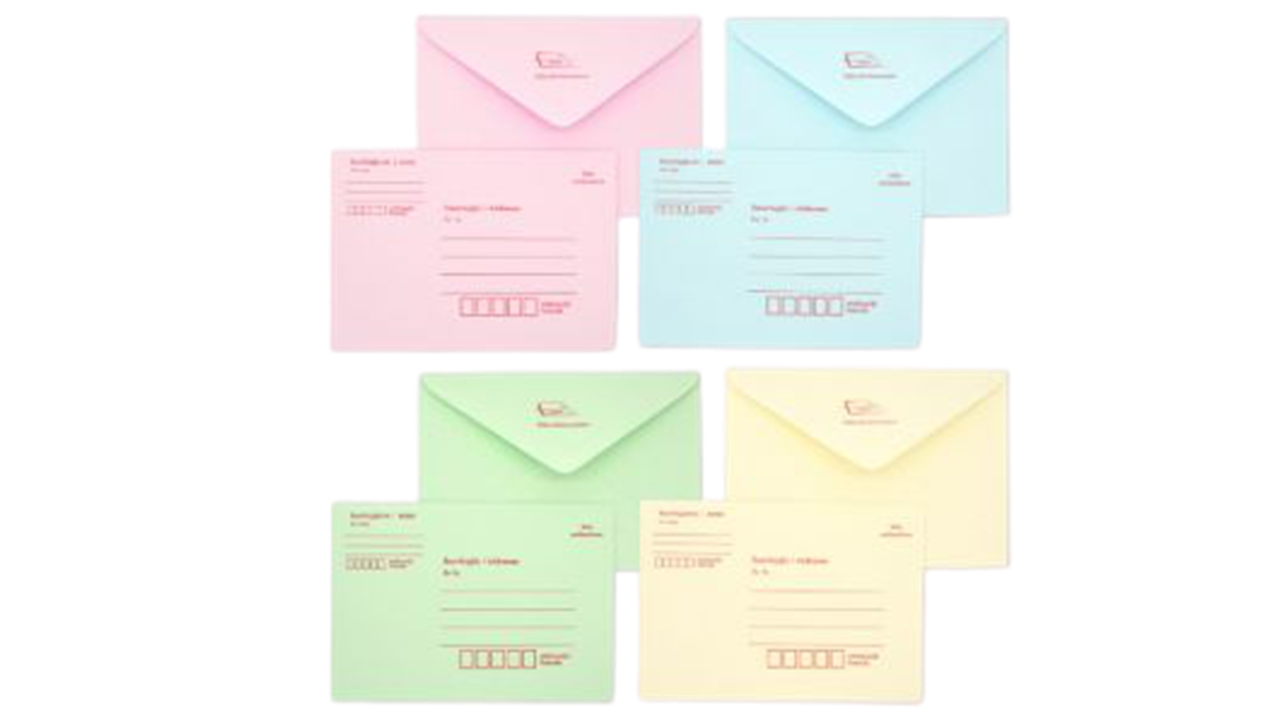
#> input picture classwork/Sobel_filte/images/enverlop.jpg, 1280 x 720 px
$ jupyter execute sobel_demo_v1.ipynb
#> lines starting #> are read from the running program, lines starting #| are printed output that depends on the picture; after the words box and inside, x2 and y2 are one past the last pixel; in counts of white or black regions, pixels touching at a corner belong together
[cell 1]
import numpy as np
import matplotlib.pyplot as plt
from skimage import io, color, filters, measure

[cell 2]
image_pixels = io.imread("images/enverlop.jpg")
#> image_pixels is the input picture: shape (720, 1280, 4); mean R, G, B, A 244.8, 246.2, 239.6, 255
image_pixels.shape
#> Out = (720, 1280, 4)

[cell 3]
if image_pixels.shape[-1] == 4:
    image_pixels = image_pixels[..., :3]  # discard alpha
#> image_pixels: shape (720, 1280, 3)

[cell 4]
gray_img = color.rgb2gray(image_pixels)
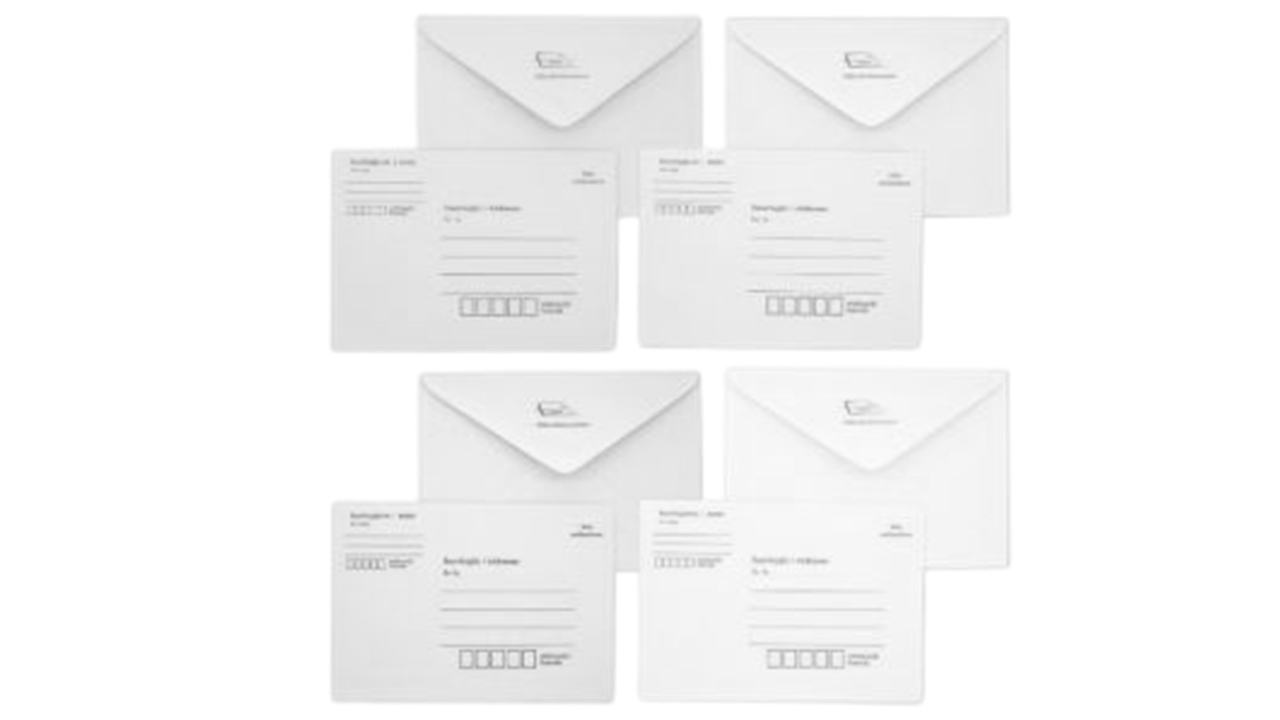
#> gray_img: shape (720, 1280) float64; min 0.605, max 1, mean 0.962
plt.imshow(gray_img, cmap="gray")
plt.axis("off")
plt.show()

[cell 5]
edge_sobel = filters.sobel(gray_img)
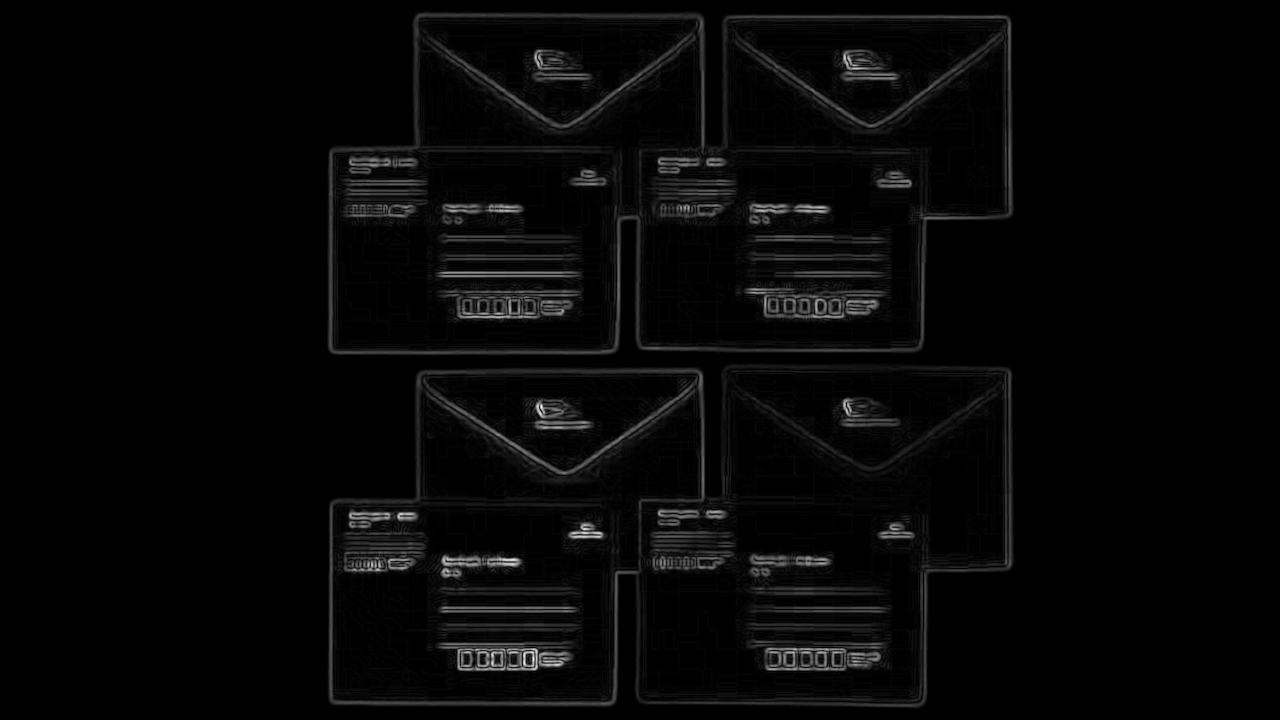
#> edge_sobel: shape (720, 1280) float64; min 0, max 0.159, mean 0.00421; drawn with min black and max white
edge_sobel.shape
#> Out = (720, 1280)

[cell 6]
from skimage.util import img_as_ubyte

io.imsave("images/edge_sobel.png", img_as_ubyte(edge_sobel))
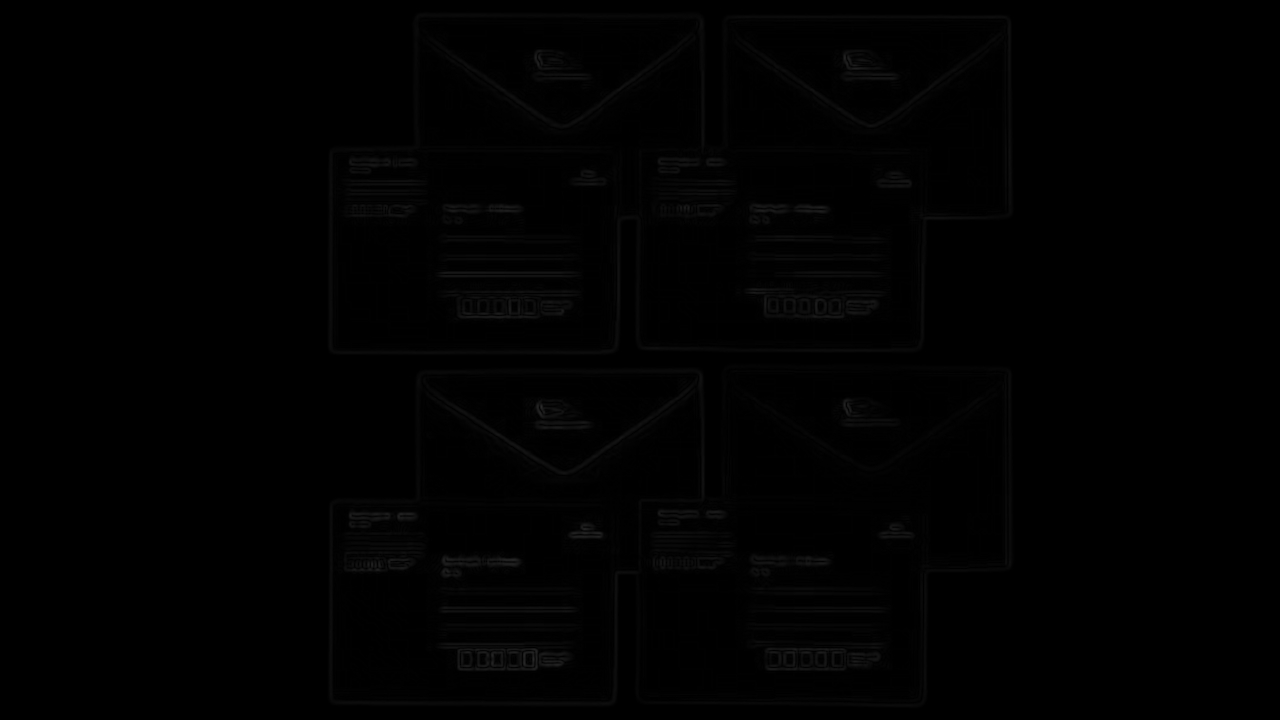
#> saved as edge_sobel.png: shape (720, 1280); min 0, max 40, mean 1.1

plt.imshow(edge_sobel, cmap="gray")
plt.axis("off")
plt.show()

[cell 7]
threshold = 0.2
edges = edge_sobel > threshold
#> edges: shape (720, 1280) bool; every value is 0
edges[30:33,:30]

[cell 8]
edge_pixel_indices = np.nonzero(edges)
#> edge_pixel_indices = (empty array, empty array)
edge_pixel_indices
#> Out = (empty array, empty array)

[cell 9]
edges[104,572]
#> Out = False

[cell 10]
edge_points = np.column_stack(np.nonzero(edges))
#> edge_points = empty array
edge_points[:3]
#> Out = empty array

[cell 11]
contours = measure.find_contours(edges, level=0.5)
#> contours = []
contours
